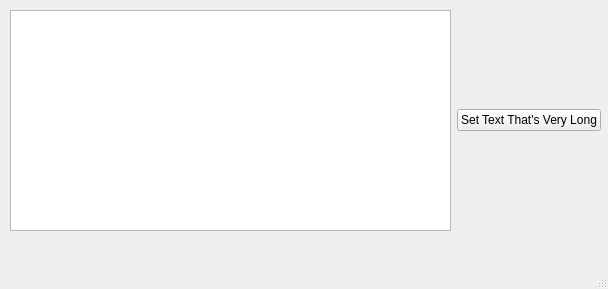
<?xml version="1.0" encoding="UTF-8"?>
<ui version="4.0">
 <class>MainWindow</class>
 <widget class="QMainWindow" name="MainWindow">
  <property name="geometry">
   <rect>
    <x>0</x>
    <y>0</y>
    <width>608</width>
    <height>289</height>
   </rect>
  </property>
  <property name="windowTitle">
   <string>MainWindow</string>
  </property>
  <widget class="QWidget" name="centralwidget">
   <widget class="QWidget" name="">
    <property name="geometry">
     <rect>
      <x>10</x>
      <y>10</y>
      <width>591</width>
      <height>221</height>
     </rect>
    </property>
    <layout class="QGridLayout" name="gridLayout">
     <item row="0" column="0">
      <widget class="QTextBrowser" name="textBrowser"/>
     </item>
     <item row="0" column="1">
      <widget class="QPushButton" name="pushButton">
       <property name="text">
        <string>Set Text That's Very Long</string>
       </property>
      </widget>
     </item>
    </layout>
   </widget>
  </widget>
  <widget class="QMenuBar" name="menubar">
   <property name="geometry">
    <rect>
     <x>0</x>
     <y>0</y>
     <width>608</width>
     <height>21</height>
    </rect>
   </property>
  </widget>
  <widget class="QStatusBar" name="statusbar">
   <property name="sizeGripEnabled">
    <bool>true</bool>
   </property>
  </widget>
 </widget>
 <resources/>
 <connections/>
</ui>
